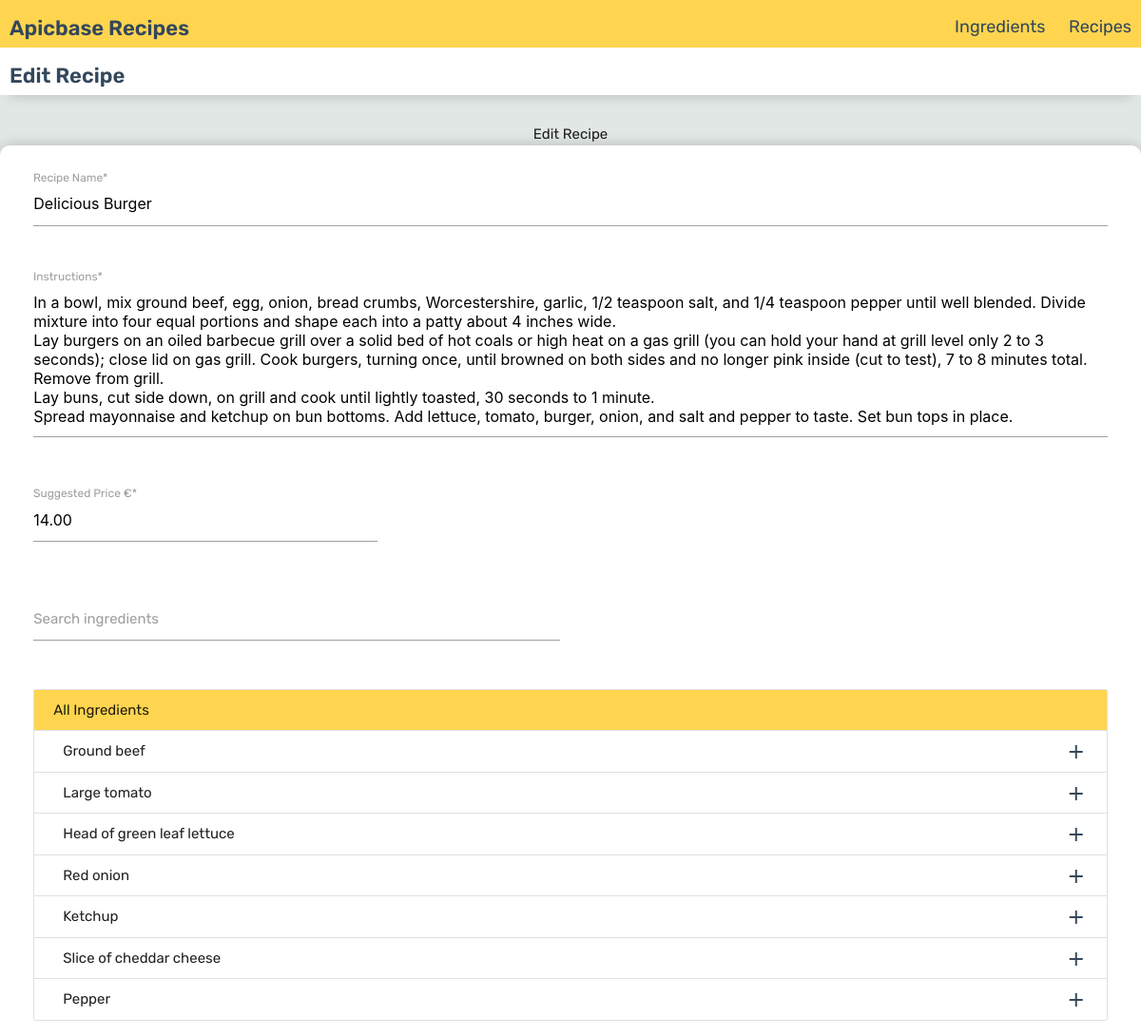
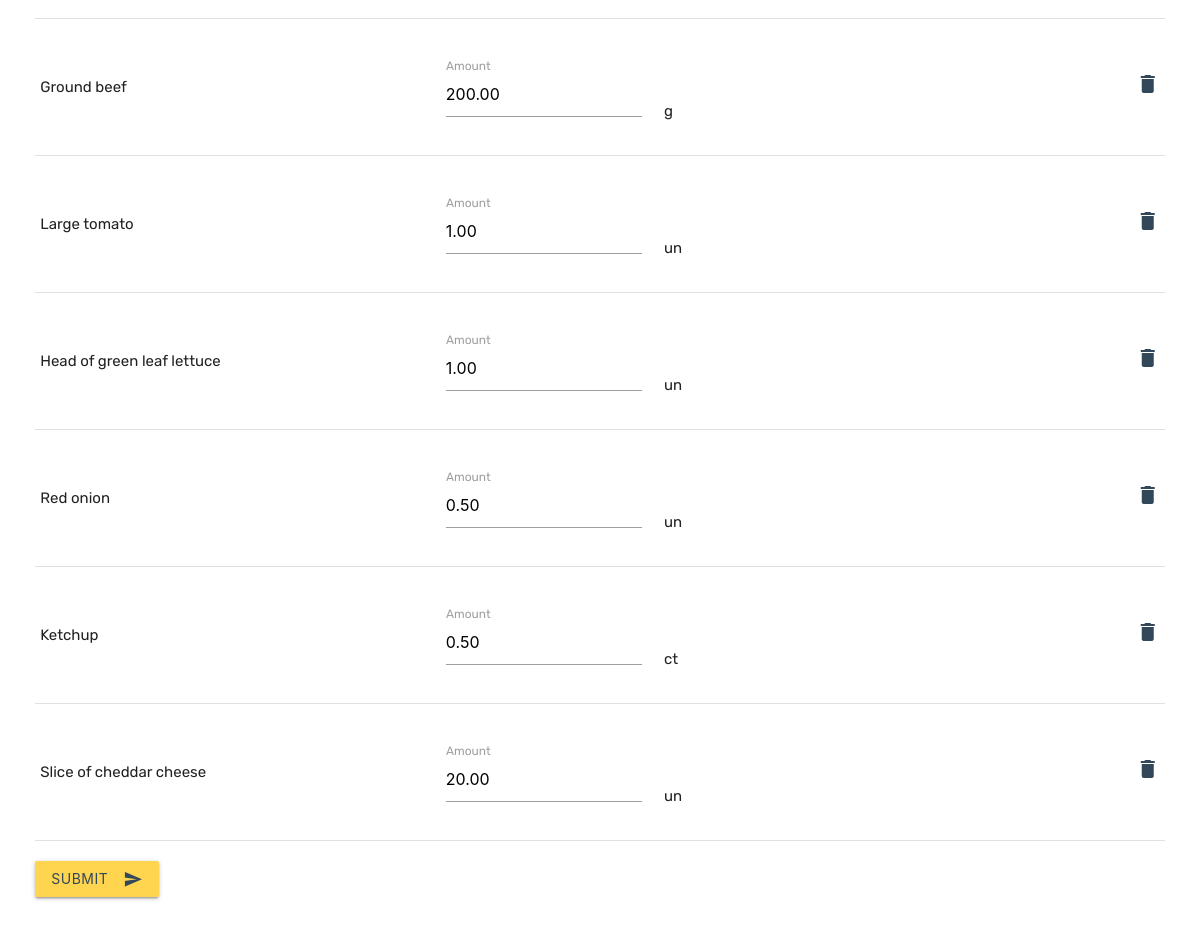
/recipes/4/edit/, run on the app's committed database (2 pictures, top to bottom).
### abrecipes/recipes/models.py (models this page shows, shortened)
class Recipe(models.Model):
    name = models.CharField(max_length=2000)
    price = models.DecimalField(max_digits=12, decimal_places=2, blank=True, null=True)
    ingredients = models.ManyToManyField(Ingredient, through='RecipeIngredient')
    instructions = models.TextField()
    image_url = models.CharField(max_length=500, default="https://twisper.com/wp-content/uploads/2020/03/close-up-photo-of-burger-3915906-scaled.jpg")
    created_at = models.DateTimeField(auto_now_add=True, blank=True, null=True)
    class Meta:
        db_table = 'recipe'
        default_permissions = ('add', 'change', 'delete', 'view')

class Ingredient(models.Model):
    name = models.CharField(max_length=2000)
    article_number = models.CharField(max_length=20, unique=True)
    cost = models.DecimalField(max_digits=12, decimal_places=2)
    metric = models.CharField(choices=UNIT_CHOICES, max_length=6)
    created_at = models.DateTimeField(auto_now_add=True, blank=True, null=True)
    amount_per_cost = models.FloatField()
    class Meta:
        db_table = 'ingredient'
        default_permissions = ('add', 'change', 'delete', 'view')

class RecipeIngredient(models.Model):
    ingredient = models.ForeignKey(Ingredient, on_delete=models.CASCADE)
    recipe = models.ForeignKey(Recipe, on_delete=models.CASCADE, related_name='recipe_ingredient')
    amount = models.FloatField()
    class Meta:
        db_table = 'recipe_ingredient'
        default_permissions = ('add', 'change', 'delete', 'view')

### abrecipes/recipes/views.py (the view)
# urls.py: path('recipes/<int:pk>/edit/', views.RecipeForm.as_view(), name='recipe_edit'),
class RecipeForm(TemplateView):
    template_name = "recipes/recipe_form.html"
    def get_context_data(self, **kwargs):
        context = super().get_context_data(**kwargs)
        if self.kwargs.get('pk'):
            context['recipe'] = get_object_or_404(Recipe, pk=self.kwargs.get('pk'))
        context['ingredients'] = Ingredient.objects.all()
        context['unit_choices'] = UNIT_CHOICES
        return context

### abrecipes/templates/recipes/recipe_form.html (shortened to what this page needs)
{% extends "base.html" %}
{% load static %}
{% block customcss %}
<link href="{% static 'css/recipes/recipe_form.css' %}" rel="stylesheet">
{% endblock customcss %}
{% block content %}
{% block current_section %}
{% if recipe.id %}
Edit Recipe
{% else %}
Create Recipe
{% endif %}
{% endblock current_section %}
<div class="recipe-form">
    <div class="row">
        <form id="form-recipe" class="col s12" autocomplete="off">
            <div class="row">
                <div class="input-field col s12">
                    <input value="{{recipe.name}}" id="recipe_name" class="validate" type="text" required>
                    <label for="recipe_name">Recipe Name*</label>
                </div>
            </div>
            <div class="row">
                <div class="input-field col s12">
                    <textarea id="instructions" class="materialize-textarea validate" required>{{recipe.instructions}}</textarea>
                    <label for="instructions">Instructions*</label>
                </div>
            </div>
            <div class="row">
                <div class="input-field col s4">
                    <input id="price" step="any" min="0" type="number" value="{{recipe.price|stringformat:".2f"}}" class="validate" required>
                    <label for="price">Suggested Price €*</label>
                </div>
            </div>
            <div class="row">
                <div class="input-field col s6">
                    <input id="search_ingredients" type="text" oninput="onSearch(this)">
                    <label for="search_ingredients">Search ingredients</label>
                </div>
            </div>
            <div class="row">
                <div class="col s12">
                    <ul id="ingredients" class="collection with-header">
                        <li class="collection-header amber lighten-2">All Ingredients</li>
                        {% for ingredient in ingredients %}
                            <li class="collection-item ingredient" name="{{ingredient.name}}"  metric="{{ingredient.get_metric_display}}" iid="{{ingredient.id}}">
                                <div>{{ingredient.name}}
                                    <a href="#!" class="secondary-content">
                                        <i class="material-icons" onclick="addIngredient(this)" iid="{{ingredient.id}}">add
                                        </i>
                                    </a>
                                </div>
                            </li>
                        {% endfor %}
                    </ul>
                </div>
            </div>
            <div class="row">
                <div class="col s12">
                    <table>
                        <tbody id="recipe-ingredients">
                            {% for ri in recipe.recipe_ingredient.all %}
                            <tr riid="{{ri.ingredient.id}}">
                                <td>{{ri.ingredient.name}}</td>
                                <td>
                                    <div class="amount-input">
                                        <div class="input-field col s4">
                                            <input id="amount-{{ri.ingredient.id}}" step="any" min="0" type="number" value="{{ri.amount|stringformat:".2f"}}" class="validate" required>
                                            <label for="amount-{{ri.ingredient.id}}">Amount</label>
                                        </div>
                                        <div class="metric col s1">{{ri.ingredient.metric}}</div>
                                    </div>
                                </td>
                                <td>
                                    <a href="#!" class="secondary-content">
                                        <i class="material-icons" onclick="removeIngredient(this)" riid="{{ri.ingredient.id}}">delete</i>
                                    </a>
                                </td>
                            </tr>
                            {% endfor %}
                        </tbody>
                    </table>
                </div>
            </div>
            <button class="btn waves-effect waves-light amber lighten-2" type="submit">Submit
                <i class="material-icons right">send</i>
            </button>
        </form>
    </div>
</div>
{% endblock content %}

### abrecipes/static/css/project.css (style rules this page uses)
* { margin: 0; padding: 0; outline: 0; box-sizing: border-box; font-family: Rubik; }
html, body { height: 100%; width: 100%; }
body { background-color: #E1E7E4; }
.btn { color: #33475b; }
i { color: #33475b; }

### abrecipes/static/css/recipes/recipe_form.css (style rules this page uses)
.recipe-form { background-color: white; margin: 0px 30px; padding: 24px; min-width: 240px; max-width: 1200px; border-radius: 10px; box-shadow: 0 0 14px 0 rgb(0, 0, 0, 0.2); width: 100%; }
#ingredients { max-height: 600px; overflow: auto; }
.amount-input { margin-top: 22px; }
.metric { margin-top: 44px; }

### data on the page
Recipe: name "Delicious Burger", instructions "In a bowl, mix ground beef, egg, onion, bread crumbs, Worcestershire, garlic, 1/2 teaspoon salt, and 1/4 teaspoon pepper until well blended. Divide mixture into four equal portions and shape each into a patty about 4 inches wide. Lay burgers on an oiled barbecue grill over a solid bed of hot coals or high heat on a gas grill (you can hold your hand at grill level only 2 to 3 seconds); close lid on gas grill. Cook burgers, turning once, until browned on both sides and no longer pink inside (cut to test), 7 to 8 minutes total. Remove from grill. Lay buns, cut side down, on grill and cook until lightly toasted, 30 seconds to 1 minute. Spread mayonnaise and ketchup on bun bottoms. Add lettuce,…", price "14.00"
Ingredient: name "Ground beef"
Ingredient: name "Large tomato"
Ingredient: name "Head of green leaf lettuce"
Ingredient: name "Red onion"
Ingredient: name "Ketchup"
Ingredient: name "Slice of cheddar cheese"
Ingredient: name "Pepper"
RecipeIngredient: ingredient.name "Ground beef", amount "200.00", ingredient.metric "g"
RecipeIngredient: ingredient.name "Large tomato", amount "1.00", ingredient.metric "un"
RecipeIngredient: ingredient.name "Head of green leaf lettuce", amount "1.00", ingredient.metric "un"
RecipeIngredient: ingredient.name "Red onion", amount "0.50", ingredient.metric "un"
RecipeIngredient: ingredient.name "Ketchup", amount "0.50", ingredient.metric "ct"
RecipeIngredient: ingredient.name "Slice of cheddar cheese", amount "20.00", ingredient.metric "un"
